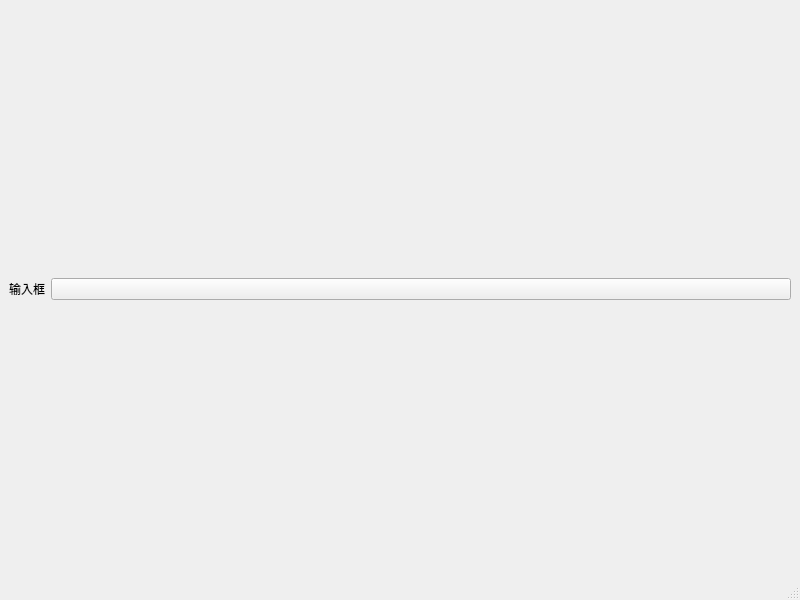
<?xml version="1.0" encoding="UTF-8"?>
<ui version="4.0">
 <class>MainWindow</class>
 <widget class="QMainWindow" name="MainWindow">
  <property name="geometry">
   <rect>
    <x>0</x>
    <y>0</y>
    <width>800</width>
    <height>600</height>
   </rect>
  </property>
  <property name="windowTitle">
   <string>MainWindow</string>
  </property>
  <widget class="QWidget" name="centralwidget">
   <layout class="QGridLayout" name="gridLayout" columnstretch="0,0,6">
    <item row="2" column="1">
     <widget class="QLabel" name="label">
      <property name="text">
       <string>输入框</string>
      </property>
     </widget>
    </item>
    <item row="2" column="2">
     <widget class="QPushButton" name="pushButton">
      <property name="text">
       <string/>
      </property>
     </widget>
    </item>
   </layout>
  </widget>
  <widget class="QMenuBar" name="menubar">
   <property name="geometry">
    <rect>
     <x>0</x>
     <y>0</y>
     <width>800</width>
     <height>21</height>
    </rect>
   </property>
  </widget>
  <widget class="QStatusBar" name="statusbar"/>
 </widget>
 <resources/>
 <connections/>
</ui>
